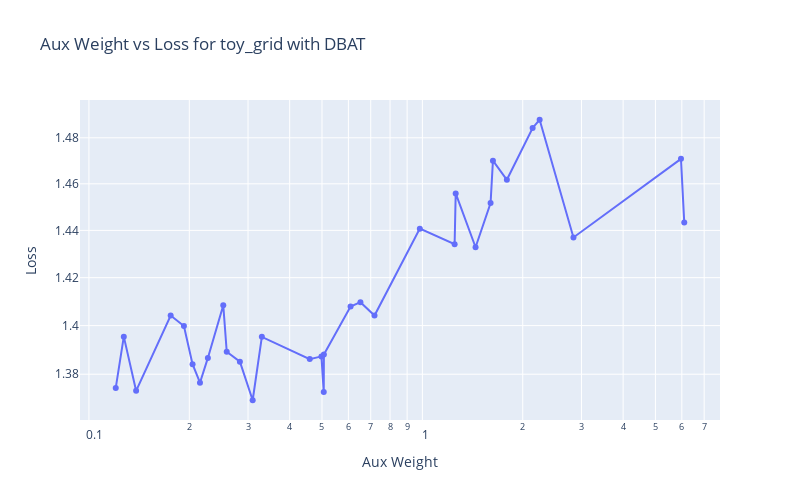
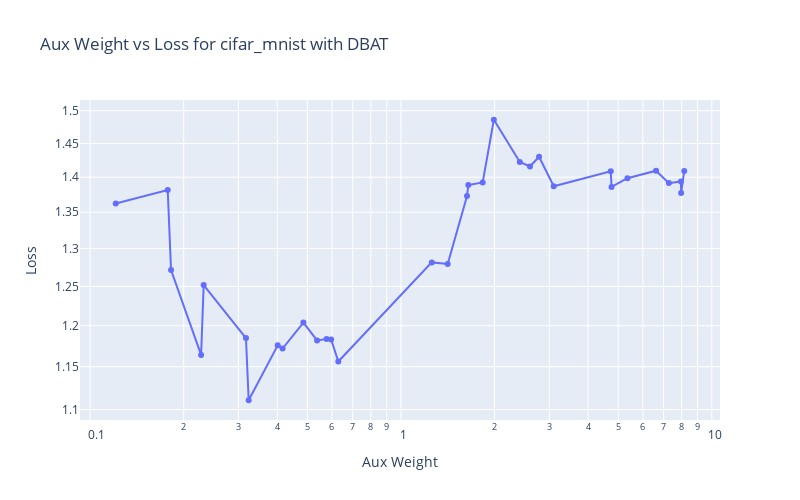
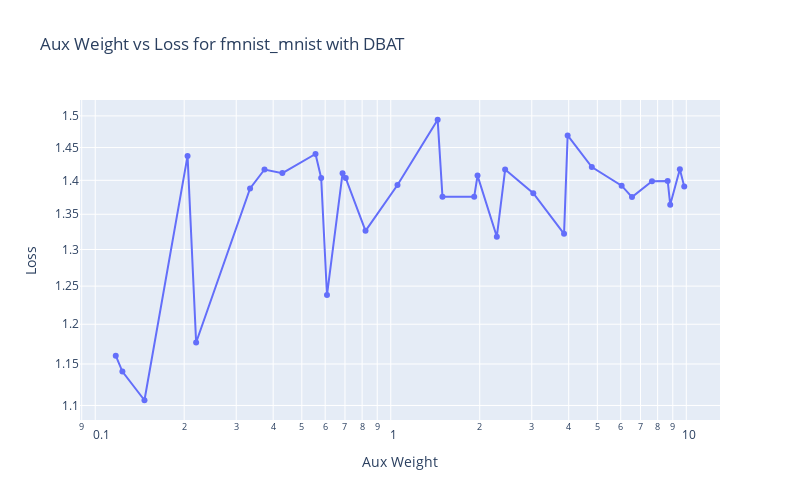
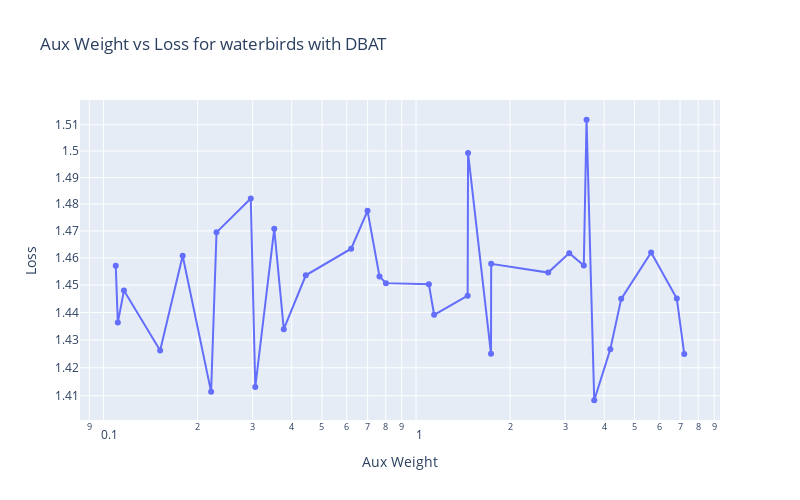

Write notebook code for charts like these, in order.
### Code cell
method_name = "DBAT"

fig = plot_aux_weight_vs_loss(df, method_name=method_name, dataset="toy_grid")
fig.show()

fig = plot_aux_weight_vs_loss(df, method_name=method_name, dataset="cifar_mnist")
fig.show()

fig = plot_aux_weight_vs_loss(df, method_name=method_name, dataset="fmnist_mnist")
fig.show()

fig = plot_aux_weight_vs_loss(df, method_name=method_name, dataset="waterbirds")
fig.show()

fig = plot_aux_weight_vs_loss(df, method_name=method_name, dataset="celebA-0")
fig.show()

### Figure 1 — Plotly figure (JSON) as saved in the notebook; plotly's stock layout.template omitted (floating-point values rounded to 4 significant figures)
{"data": [{"mode": "markers+lines", "type": "scatter", "x": [0.1203, 0.1272, 0.1385, 0.1758, 0.1927, 0.2045, 0.2153, 0.2274, 0.2529, 0.259, 0.2836, 0.3098, 0.3301, 0.4594, 0.498, 0.5061, 0.5066, 0.6091, 0.652, 0.7186, 0.9826, 1.249, 1.259, 1.444, 1.602, 1.628, 1.792, 2.141, 2.248, 2.839, 5.965, 6.101], "y": [1.374, 1.395, 1.373, 1.404, 1.4, 1.384, 1.377, 1.387, 1.408, 1.389, 1.385, 1.369, 1.395, 1.386, 1.387, 1.373, 1.388, 1.408, 1.41, 1.404, 1.441, 1.434, 1.456, 1.433, 1.452, 1.47, 1.462, 1.484, 1.488, 1.437, 1.471, 1.443]}], "layout": {"height": 500, "title": {"text": "Aux Weight vs Loss for toy_grid with DBAT"}, "width": 800, "xaxis": {"title": {"text": "Aux Weight"}, "type": "log"}, "yaxis": {"title": {"text": "Loss"}, "type": "log"}}}

### Figure 2 — Plotly figure (JSON) as saved in the notebook; plotly's stock layout.template omitted (floating-point values rounded to 4 significant figures)
{"data": [{"mode": "markers+lines", "type": "scatter", "x": [0.1209, 0.1777, 0.1821, 0.2276, 0.2319, 0.3173, 0.3237, 0.4014, 0.4162, 0.4856, 0.5373, 0.5765, 0.5961, 0.6289, 1.256, 1.414, 1.631, 1.647, 1.832, 1.99, 2.412, 2.601, 2.782, 3.102, 4.732, 4.759, 5.355, 6.618, 7.278, 7.956, 7.969, 8.155], "y": [1.362, 1.381, 1.271, 1.164, 1.252, 1.185, 1.111, 1.176, 1.172, 1.204, 1.182, 1.184, 1.183, 1.156, 1.281, 1.279, 1.373, 1.389, 1.392, 1.486, 1.422, 1.416, 1.43, 1.387, 1.409, 1.386, 1.399, 1.409, 1.391, 1.394, 1.377, 1.409]}], "layout": {"height": 500, "title": {"text": "Aux Weight vs Loss for cifar_mnist with DBAT"}, "width": 800, "xaxis": {"title": {"text": "Aux Weight"}, "type": "log"}, "yaxis": {"title": {"text": "Loss"}, "type": "log"}}}

### Figure 3 — Plotly figure (JSON) as saved in the notebook; plotly's stock layout.template omitted (floating-point values rounded to 4 significant figures)
{"data": [{"mode": "markers+lines", "type": "scatter", "x": [0.1173, 0.1236, 0.1467, 0.2053, 0.2195, 0.3342, 0.3739, 0.4298, 0.5564, 0.5815, 0.6084, 0.6871, 0.7041, 0.8215, 1.054, 1.441, 1.496, 1.916, 1.966, 2.285, 2.438, 3.036, 3.858, 3.968, 4.789, 6.043, 6.551, 7.654, 8.651, 8.823, 9.511, 9.842], "y": [1.16, 1.141, 1.106, 1.437, 1.177, 1.388, 1.416, 1.411, 1.44, 1.404, 1.238, 1.411, 1.403, 1.326, 1.393, 1.494, 1.376, 1.376, 1.407, 1.318, 1.416, 1.381, 1.322, 1.469, 1.42, 1.392, 1.375, 1.399, 1.399, 1.364, 1.417, 1.391]}], "layout": {"height": 500, "title": {"text": "Aux Weight vs Loss for fmnist_mnist with DBAT"}, "width": 800, "xaxis": {"title": {"text": "Aux Weight"}, "type": "log"}, "yaxis": {"title": {"text": "Loss"}, "type": "log"}}}

### Figure 4 — Plotly figure (JSON) as saved in the notebook; plotly's stock layout.template omitted (floating-point values rounded to 4 significant figures)
{"data": [{"mode": "markers+lines", "type": "scatter", "x": [0.1094, 0.111, 0.1162, 0.1517, 0.1791, 0.2209, 0.2298, 0.2958, 0.3058, 0.3517, 0.3773, 0.4438, 0.6199, 0.6994, 0.764, 0.8011, 1.099, 1.143, 1.463, 1.467, 1.738, 1.74, 2.648, 3.093, 3.443, 3.513, 3.718, 4.186, 4.536, 5.655, 6.833, 7.218], "y": [1.457, 1.436, 1.448, 1.426, 1.461, 1.411, 1.469, 1.482, 1.413, 1.471, 1.434, 1.454, 1.463, 1.478, 1.453, 1.451, 1.45, 1.439, 1.446, 1.499, 1.425, 1.458, 1.455, 1.462, 1.457, 1.512, 1.408, 1.427, 1.445, 1.462, 1.445, 1.425]}], "layout": {"height": 500, "title": {"text": "Aux Weight vs Loss for waterbirds with DBAT"}, "width": 800, "xaxis": {"title": {"text": "Aux Weight"}, "type": "log"}, "yaxis": {"title": {"text": "Loss"}, "type": "log"}}}
